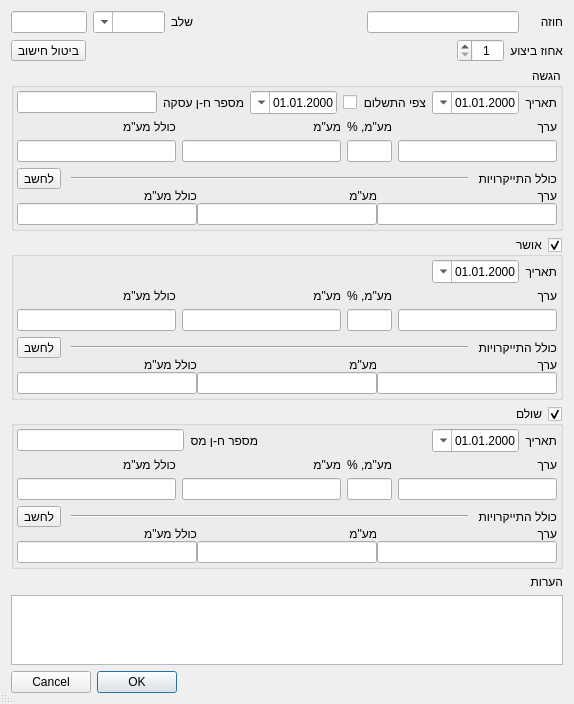
<?xml version="1.0" encoding="UTF-8"?>
<ui version="4.0">
 <class>ContractCheck</class>
 <widget class="QDialog" name="ContractCheck">
  <property name="geometry">
   <rect>
    <x>0</x>
    <y>0</y>
    <width>574</width>
    <height>703</height>
   </rect>
  </property>
  <property name="windowTitle">
   <string>Dialog</string>
  </property>
  <property name="layoutDirection">
   <enum>Qt::RightToLeft</enum>
  </property>
  <property name="locale">
   <locale language="Hebrew" country="Israel"/>
  </property>
  <property name="sizeGripEnabled">
   <bool>true</bool>
  </property>
  <layout class="QVBoxLayout" name="verticalLayout_29">
   <item>
    <layout class="QHBoxLayout" name="horizontalLayout_14" stretch="1,4,4,1,0,2">
     <item>
      <widget class="QLabel" name="label_33">
       <property name="text">
        <string>חוזה</string>
       </property>
      </widget>
     </item>
     <item>
      <widget class="QLineEdit" name="leContract">
       <property name="alignment">
        <set>Qt::AlignCenter</set>
       </property>
       <property name="readOnly">
        <bool>true</bool>
       </property>
      </widget>
     </item>
     <item>
      <spacer name="horizontalSpacer_5">
       <property name="orientation">
        <enum>Qt::Horizontal</enum>
       </property>
       <property name="sizeHint" stdset="0">
        <size>
         <width>40</width>
         <height>20</height>
        </size>
       </property>
      </spacer>
     </item>
     <item>
      <widget class="QLabel" name="labelStage">
       <property name="text">
        <string>שלב</string>
       </property>
       <property name="alignment">
        <set>Qt::AlignRight|Qt::AlignTrailing|Qt::AlignVCenter</set>
       </property>
      </widget>
     </item>
     <item>
      <widget class="QComboBox" name="cbStage">
       <property name="minimumSize">
        <size>
         <width>60</width>
         <height>0</height>
        </size>
       </property>
       <property name="maximumSize">
        <size>
         <width>80</width>
         <height>16777215</height>
        </size>
       </property>
       <property name="editable">
        <bool>true</bool>
       </property>
      </widget>
     </item>
     <item>
      <widget class="QLineEdit" name="leStageSimple">
       <property name="minimumSize">
        <size>
         <width>60</width>
         <height>0</height>
        </size>
       </property>
       <property name="maximumSize">
        <size>
         <width>80</width>
         <height>16777215</height>
        </size>
       </property>
       <property name="alignment">
        <set>Qt::AlignCenter</set>
       </property>
       <property name="readOnly">
        <bool>true</bool>
       </property>
      </widget>
     </item>
    </layout>
   </item>
   <item>
    <layout class="QHBoxLayout" name="horizontalLayout">
     <item>
      <widget class="QLabel" name="label">
       <property name="text">
        <string>אחוז ביצוע</string>
       </property>
      </widget>
     </item>
     <item>
      <widget class="QSpinBox" name="spinBox">
       <property name="alignment">
        <set>Qt::AlignCenter</set>
       </property>
       <property name="minimum">
        <number>1</number>
       </property>
       <property name="maximum">
        <number>100</number>
       </property>
      </widget>
     </item>
     <item>
      <spacer name="horizontalSpacer">
       <property name="orientation">
        <enum>Qt::Horizontal</enum>
       </property>
       <property name="sizeHint" stdset="0">
        <size>
         <width>40</width>
         <height>20</height>
        </size>
       </property>
      </spacer>
     </item>
     <item>
      <widget class="QToolButton" name="toolButton_4">
       <property name="text">
        <string>ביטול חישוב</string>
       </property>
      </widget>
     </item>
    </layout>
   </item>
   <item>
    <widget class="QGroupBox" name="groupBox">
     <property name="title">
      <string>הגשה</string>
     </property>
     <layout class="QVBoxLayout" name="verticalLayout_4">
      <property name="leftMargin">
       <number>3</number>
      </property>
      <property name="topMargin">
       <number>3</number>
      </property>
      <property name="rightMargin">
       <number>3</number>
      </property>
      <property name="bottomMargin">
       <number>3</number>
      </property>
      <item>
       <layout class="QHBoxLayout" name="horizontalLayout_2">
        <item>
         <widget class="QLabel" name="label_2">
          <property name="text">
           <string>תאריך</string>
          </property>
         </widget>
        </item>
        <item>
         <widget class="QDateEdit" name="dePod">
          <property name="layoutDirection">
           <enum>Qt::RightToLeft</enum>
          </property>
          <property name="displayFormat">
           <string>yyyy.MM.dd</string>
          </property>
          <property name="calendarPopup">
           <bool>true</bool>
          </property>
         </widget>
        </item>
        <item>
         <widget class="QLabel" name="lblDeExpect">
          <property name="text">
           <string>צפי התשלום</string>
          </property>
         </widget>
        </item>
        <item>
         <widget class="QCheckBox" name="cbDeExpect">
          <property name="text">
           <string/>
          </property>
         </widget>
        </item>
        <item>
         <widget class="QDateEdit" name="deExpect">
          <property name="layoutDirection">
           <enum>Qt::RightToLeft</enum>
          </property>
          <property name="displayFormat">
           <string>yyyy.MM.dd</string>
          </property>
          <property name="calendarPopup">
           <bool>true</bool>
          </property>
         </widget>
        </item>
        <item>
         <widget class="QLabel" name="label_30">
          <property name="text">
           <string>מספר ח-ן עסקה</string>
          </property>
         </widget>
        </item>
        <item>
         <widget class="QLineEdit" name="leInvoice">
          <property name="alignment">
           <set>Qt::AlignCenter</set>
          </property>
         </widget>
        </item>
       </layout>
      </item>
      <item>
       <layout class="QHBoxLayout" name="horizontalLayout_5" stretch="8,2,8,8">
        <item>
         <layout class="QVBoxLayout" name="verticalLayout_5">
          <item>
           <widget class="QLabel" name="label_5">
            <property name="text">
             <string>ערך</string>
            </property>
           </widget>
          </item>
          <item>
           <widget class="QLineEdit" name="leSum">
            <property name="contextMenuPolicy">
             <enum>Qt::CustomContextMenu</enum>
            </property>
            <property name="alignment">
             <set>Qt::AlignRight|Qt::AlignTrailing|Qt::AlignVCenter</set>
            </property>
           </widget>
          </item>
         </layout>
        </item>
        <item>
         <layout class="QVBoxLayout" name="verticalLayout_9">
          <item>
           <widget class="QLabel" name="label_9">
            <property name="text">
             <string>מע&quot;מ, %</string>
            </property>
           </widget>
          </item>
          <item>
           <widget class="QLineEdit" name="leNdsPerCent">
            <property name="alignment">
             <set>Qt::AlignCenter</set>
            </property>
           </widget>
          </item>
         </layout>
        </item>
        <item>
         <layout class="QVBoxLayout" name="verticalLayout_6">
          <item>
           <widget class="QLabel" name="label_6">
            <property name="text">
             <string>מע&quot;מ</string>
            </property>
           </widget>
          </item>
          <item>
           <widget class="QLineEdit" name="leSumNds">
            <property name="contextMenuPolicy">
             <enum>Qt::CustomContextMenu</enum>
            </property>
            <property name="alignment">
             <set>Qt::AlignRight|Qt::AlignTrailing|Qt::AlignVCenter</set>
            </property>
           </widget>
          </item>
         </layout>
        </item>
        <item>
         <layout class="QVBoxLayout" name="verticalLayout_7">
          <item>
           <widget class="QLabel" name="label_7">
            <property name="text">
             <string>כולל מע&quot;מ</string>
            </property>
           </widget>
          </item>
          <item>
           <widget class="QLineEdit" name="leSumFull">
            <property name="contextMenuPolicy">
             <enum>Qt::CustomContextMenu</enum>
            </property>
            <property name="alignment">
             <set>Qt::AlignRight|Qt::AlignTrailing|Qt::AlignVCenter</set>
            </property>
           </widget>
          </item>
         </layout>
        </item>
       </layout>
      </item>
      <item>
       <layout class="QVBoxLayout" name="verticalLayout">
        <property name="spacing">
         <number>0</number>
        </property>
        <item>
         <layout class="QHBoxLayout" name="horizontalLayout_4" stretch="0,10,0">
          <property name="spacing">
           <number>10</number>
          </property>
          <item>
           <widget class="QLabel" name="label_4">
            <property name="text">
             <string>כולל התייקרויות</string>
            </property>
           </widget>
          </item>
          <item>
           <widget class="Line" name="line">
            <property name="orientation">
             <enum>Qt::Horizontal</enum>
            </property>
           </widget>
          </item>
          <item>
           <widget class="QToolButton" name="toolButton">
            <property name="text">
             <string>לחשב</string>
            </property>
           </widget>
          </item>
         </layout>
        </item>
        <item>
         <layout class="QHBoxLayout" name="horizontalLayout_7" stretch="8,8,8">
          <item>
           <layout class="QVBoxLayout" name="verticalLayout_8">
            <item>
             <widget class="QLabel" name="label_14">
              <property name="text">
               <string>ערך</string>
              </property>
             </widget>
            </item>
            <item>
             <widget class="QLineEdit" name="leSumIndexed">
              <property name="alignment">
               <set>Qt::AlignRight|Qt::AlignTrailing|Qt::AlignVCenter</set>
              </property>
             </widget>
            </item>
           </layout>
          </item>
          <item>
           <layout class="QVBoxLayout" name="verticalLayout_17">
            <item>
             <widget class="QLabel" name="label_16">
              <property name="text">
               <string>מע&quot;מ</string>
              </property>
             </widget>
            </item>
            <item>
             <widget class="QLineEdit" name="leSumNdsIndexed">
              <property name="alignment">
               <set>Qt::AlignRight|Qt::AlignTrailing|Qt::AlignVCenter</set>
              </property>
             </widget>
            </item>
           </layout>
          </item>
          <item>
           <layout class="QVBoxLayout" name="verticalLayout_18">
            <item>
             <widget class="QLabel" name="label_17">
              <property name="text">
               <string>כולל מע&quot;מ</string>
              </property>
             </widget>
            </item>
            <item>
             <widget class="QLineEdit" name="leSumFullIndexed">
              <property name="alignment">
               <set>Qt::AlignRight|Qt::AlignTrailing|Qt::AlignVCenter</set>
              </property>
             </widget>
            </item>
           </layout>
          </item>
         </layout>
        </item>
       </layout>
      </item>
     </layout>
    </widget>
   </item>
   <item>
    <widget class="QGroupBox" name="gbSigned">
     <property name="title">
      <string>אושר</string>
     </property>
     <property name="checkable">
      <bool>true</bool>
     </property>
     <property name="checked">
      <bool>true</bool>
     </property>
     <layout class="QVBoxLayout" name="verticalLayout_10">
      <property name="leftMargin">
       <number>3</number>
      </property>
      <property name="topMargin">
       <number>3</number>
      </property>
      <property name="rightMargin">
       <number>3</number>
      </property>
      <property name="bottomMargin">
       <number>3</number>
      </property>
      <item>
       <layout class="QHBoxLayout" name="horizontalLayout_3">
        <item>
         <widget class="QLabel" name="label_3">
          <property name="text">
           <string>תאריך</string>
          </property>
         </widget>
        </item>
        <item>
         <widget class="QDateEdit" name="deSignDate">
          <property name="layoutDirection">
           <enum>Qt::RightToLeft</enum>
          </property>
          <property name="displayFormat">
           <string>yyyy.MM.dd</string>
          </property>
          <property name="calendarPopup">
           <bool>true</bool>
          </property>
         </widget>
        </item>
        <item>
         <spacer name="horizontalSpacer_3">
          <property name="orientation">
           <enum>Qt::Horizontal</enum>
          </property>
          <property name="sizeHint" stdset="0">
           <size>
            <width>40</width>
            <height>20</height>
           </size>
          </property>
         </spacer>
        </item>
       </layout>
      </item>
      <item>
       <layout class="QHBoxLayout" name="horizontalLayout_6" stretch="8,2,8,8">
        <item>
         <layout class="QVBoxLayout" name="verticalLayout_12">
          <item>
           <widget class="QLabel" name="label_8">
            <property name="text">
             <string>ערך</string>
            </property>
           </widget>
          </item>
          <item>
           <widget class="QLineEdit" name="leSignSum">
            <property name="alignment">
             <set>Qt::AlignRight|Qt::AlignTrailing|Qt::AlignVCenter</set>
            </property>
           </widget>
          </item>
         </layout>
        </item>
        <item>
         <layout class="QVBoxLayout" name="verticalLayout_13">
          <item>
           <widget class="QLabel" name="label_10">
            <property name="text">
             <string>מע&quot;מ, %</string>
            </property>
           </widget>
          </item>
          <item>
           <widget class="QLineEdit" name="leSignNdsPerCent">
            <property name="alignment">
             <set>Qt::AlignCenter</set>
            </property>
           </widget>
          </item>
         </layout>
        </item>
        <item>
         <layout class="QVBoxLayout" name="verticalLayout_14">
          <item>
           <widget class="QLabel" name="label_11">
            <property name="text">
             <string>מע&quot;מ</string>
            </property>
           </widget>
          </item>
          <item>
           <widget class="QLineEdit" name="leSignSumNds">
            <property name="alignment">
             <set>Qt::AlignRight|Qt::AlignTrailing|Qt::AlignVCenter</set>
            </property>
           </widget>
          </item>
         </layout>
        </item>
        <item>
         <layout class="QVBoxLayout" name="verticalLayout_15">
          <item>
           <widget class="QLabel" name="label_12">
            <property name="text">
             <string>כולל מע&quot;מ</string>
            </property>
           </widget>
          </item>
          <item>
           <widget class="QLineEdit" name="leSignSumFull">
            <property name="alignment">
             <set>Qt::AlignRight|Qt::AlignTrailing|Qt::AlignVCenter</set>
            </property>
           </widget>
          </item>
         </layout>
        </item>
       </layout>
      </item>
      <item>
       <layout class="QVBoxLayout" name="verticalLayout_2">
        <property name="spacing">
         <number>0</number>
        </property>
        <item>
         <layout class="QHBoxLayout" name="horizontalLayout_8" stretch="0,10,0">
          <property name="spacing">
           <number>10</number>
          </property>
          <item>
           <widget class="QLabel" name="label_15">
            <property name="text">
             <string>כולל התייקרויות</string>
            </property>
           </widget>
          </item>
          <item>
           <widget class="Line" name="line_2">
            <property name="orientation">
             <enum>Qt::Horizontal</enum>
            </property>
           </widget>
          </item>
          <item>
           <widget class="QToolButton" name="toolButton_2">
            <property name="text">
             <string>לחשב</string>
            </property>
           </widget>
          </item>
         </layout>
        </item>
        <item>
         <layout class="QHBoxLayout" name="horizontalLayout_9" stretch="8,8,8">
          <item>
           <layout class="QVBoxLayout" name="verticalLayout_11">
            <item>
             <widget class="QLabel" name="label_18">
              <property name="text">
               <string>ערך</string>
              </property>
             </widget>
            </item>
            <item>
             <widget class="QLineEdit" name="leSignSumIndexed">
              <property name="alignment">
               <set>Qt::AlignRight|Qt::AlignTrailing|Qt::AlignVCenter</set>
              </property>
             </widget>
            </item>
           </layout>
          </item>
          <item>
           <layout class="QVBoxLayout" name="verticalLayout_19">
            <item>
             <widget class="QLabel" name="label_19">
              <property name="text">
               <string>מע&quot;מ</string>
              </property>
             </widget>
            </item>
            <item>
             <widget class="QLineEdit" name="leSignSumNdsIndexed">
              <property name="alignment">
               <set>Qt::AlignRight|Qt::AlignTrailing|Qt::AlignVCenter</set>
              </property>
             </widget>
            </item>
           </layout>
          </item>
          <item>
           <layout class="QVBoxLayout" name="verticalLayout_20">
            <item>
             <widget class="QLabel" name="label_20">
              <property name="text">
               <string>כולל מע&quot;מ</string>
              </property>
             </widget>
            </item>
            <item>
             <widget class="QLineEdit" name="leSignSumFullIndexed">
              <property name="alignment">
               <set>Qt::AlignRight|Qt::AlignTrailing|Qt::AlignVCenter</set>
              </property>
             </widget>
            </item>
           </layout>
          </item>
         </layout>
        </item>
       </layout>
      </item>
     </layout>
    </widget>
   </item>
   <item>
    <widget class="QGroupBox" name="gbPayed">
     <property name="title">
      <string>שולם</string>
     </property>
     <property name="checkable">
      <bool>true</bool>
     </property>
     <property name="checked">
      <bool>true</bool>
     </property>
     <layout class="QVBoxLayout" name="verticalLayout_21">
      <property name="leftMargin">
       <number>3</number>
      </property>
      <property name="topMargin">
       <number>3</number>
      </property>
      <property name="rightMargin">
       <number>3</number>
      </property>
      <property name="bottomMargin">
       <number>3</number>
      </property>
      <item>
       <layout class="QHBoxLayout" name="horizontalLayout_10">
        <item>
         <widget class="QLabel" name="label_21">
          <property name="text">
           <string>תאריך</string>
          </property>
         </widget>
        </item>
        <item>
         <widget class="QDateEdit" name="dePayDate">
          <property name="layoutDirection">
           <enum>Qt::RightToLeft</enum>
          </property>
          <property name="displayFormat">
           <string>yyyy.MM.dd</string>
          </property>
          <property name="calendarPopup">
           <bool>true</bool>
          </property>
         </widget>
        </item>
        <item>
         <spacer name="horizontalSpacer_4">
          <property name="orientation">
           <enum>Qt::Horizontal</enum>
          </property>
          <property name="sizeHint" stdset="0">
           <size>
            <width>40</width>
            <height>20</height>
           </size>
          </property>
         </spacer>
        </item>
        <item>
         <widget class="QLabel" name="label_31">
          <property name="text">
           <string>מספר ח-ן מס</string>
          </property>
         </widget>
        </item>
        <item>
         <widget class="QLineEdit" name="lePayInvoice">
          <property name="alignment">
           <set>Qt::AlignCenter</set>
          </property>
         </widget>
        </item>
       </layout>
      </item>
      <item>
       <layout class="QHBoxLayout" name="horizontalLayout_11" stretch="8,2,8,8">
        <item>
         <layout class="QVBoxLayout" name="verticalLayout_22">
          <item>
           <widget class="QLabel" name="label_22">
            <property name="text">
             <string>ערך</string>
            </property>
           </widget>
          </item>
          <item>
           <widget class="QLineEdit" name="lePaySum">
            <property name="alignment">
             <set>Qt::AlignRight|Qt::AlignTrailing|Qt::AlignVCenter</set>
            </property>
           </widget>
          </item>
         </layout>
        </item>
        <item>
         <layout class="QVBoxLayout" name="verticalLayout_23">
          <item>
           <widget class="QLabel" name="label_23">
            <property name="text">
             <string>מע&quot;מ, %</string>
            </property>
           </widget>
          </item>
          <item>
           <widget class="QLineEdit" name="lePayNdsPerCent">
            <property name="alignment">
             <set>Qt::AlignCenter</set>
            </property>
           </widget>
          </item>
         </layout>
        </item>
        <item>
         <layout class="QVBoxLayout" name="verticalLayout_24">
          <item>
           <widget class="QLabel" name="label_24">
            <property name="text">
             <string>מע&quot;מ</string>
            </property>
           </widget>
          </item>
          <item>
           <widget class="QLineEdit" name="lePaySumNds">
            <property name="alignment">
             <set>Qt::AlignRight|Qt::AlignTrailing|Qt::AlignVCenter</set>
            </property>
           </widget>
          </item>
         </layout>
        </item>
        <item>
         <layout class="QVBoxLayout" name="verticalLayout_25">
          <item>
           <widget class="QLabel" name="label_25">
            <property name="text">
             <string>כולל מע&quot;מ</string>
            </property>
           </widget>
          </item>
          <item>
           <widget class="QLineEdit" name="lePaySumFull">
            <property name="alignment">
             <set>Qt::AlignRight|Qt::AlignTrailing|Qt::AlignVCenter</set>
            </property>
           </widget>
          </item>
         </layout>
        </item>
       </layout>
      </item>
      <item>
       <layout class="QVBoxLayout" name="verticalLayout_3">
        <property name="spacing">
         <number>0</number>
        </property>
        <item>
         <layout class="QHBoxLayout" name="horizontalLayout_12" stretch="0,10,0">
          <property name="spacing">
           <number>10</number>
          </property>
          <item>
           <widget class="QLabel" name="label_26">
            <property name="text">
             <string>כולל התייקרויות</string>
            </property>
           </widget>
          </item>
          <item>
           <widget class="Line" name="line_3">
            <property name="orientation">
             <enum>Qt::Horizontal</enum>
            </property>
           </widget>
          </item>
          <item>
           <widget class="QToolButton" name="toolButton_3">
            <property name="text">
             <string>לחשב</string>
            </property>
           </widget>
          </item>
         </layout>
        </item>
        <item>
         <layout class="QHBoxLayout" name="horizontalLayout_13" stretch="8,8,8">
          <item>
           <layout class="QVBoxLayout" name="verticalLayout_26">
            <item>
             <widget class="QLabel" name="label_27">
              <property name="text">
               <string>ערך</string>
              </property>
             </widget>
            </item>
            <item>
             <widget class="QLineEdit" name="lePaySumIndexed">
              <property name="alignment">
               <set>Qt::AlignRight|Qt::AlignTrailing|Qt::AlignVCenter</set>
              </property>
             </widget>
            </item>
           </layout>
          </item>
          <item>
           <layout class="QVBoxLayout" name="verticalLayout_27">
            <item>
             <widget class="QLabel" name="label_28">
              <property name="text">
               <string>מע&quot;מ</string>
              </property>
             </widget>
            </item>
            <item>
             <widget class="QLineEdit" name="lePaySumNdsIndexed">
              <property name="alignment">
               <set>Qt::AlignRight|Qt::AlignTrailing|Qt::AlignVCenter</set>
              </property>
             </widget>
            </item>
           </layout>
          </item>
          <item>
           <layout class="QVBoxLayout" name="verticalLayout_28">
            <item>
             <widget class="QLabel" name="label_29">
              <property name="text">
               <string>כולל מע&quot;מ</string>
              </property>
             </widget>
            </item>
            <item>
             <widget class="QLineEdit" name="lePaySumFullIndexed">
              <property name="alignment">
               <set>Qt::AlignRight|Qt::AlignTrailing|Qt::AlignVCenter</set>
              </property>
             </widget>
            </item>
           </layout>
          </item>
         </layout>
        </item>
       </layout>
      </item>
     </layout>
    </widget>
   </item>
   <item>
    <layout class="QVBoxLayout" name="verticalLayout_16">
     <item>
      <widget class="QLabel" name="label_13">
       <property name="text">
        <string>הערות</string>
       </property>
      </widget>
     </item>
     <item>
      <widget class="QTextEdit" name="ptComments">
       <property name="html">
        <string>&lt;!DOCTYPE HTML PUBLIC &quot;-//W3C//DTD HTML 4.0//EN&quot; &quot;http://www.w3.org/TR/REC-html40/strict.dtd&quot;&gt;
&lt;html&gt;&lt;head&gt;&lt;meta name=&quot;qrichtext&quot; content=&quot;1&quot; /&gt;&lt;style type=&quot;text/css&quot;&gt;
p, li { white-space: pre-wrap; }
&lt;/style&gt;&lt;/head&gt;&lt;body style=&quot; font-family:'MS Shell Dlg 2'; font-size:8.25pt; font-weight:400; font-style:normal;&quot;&gt;
&lt;p align=&quot;right&quot; style=&quot;-qt-paragraph-type:empty; margin-top:0px; margin-bottom:0px; margin-left:0px; margin-right:0px; -qt-block-indent:0; text-indent:0px; font-size:8pt;&quot;&gt;&lt;br /&gt;&lt;/p&gt;&lt;/body&gt;&lt;/html&gt;</string>
       </property>
       <property name="acceptRichText">
        <bool>false</bool>
       </property>
      </widget>
     </item>
    </layout>
   </item>
   <item>
    <widget class="QDialogButtonBox" name="buttonBox">
     <property name="orientation">
      <enum>Qt::Horizontal</enum>
     </property>
     <property name="standardButtons">
      <set>QDialogButtonBox::Cancel|QDialogButtonBox::Ok</set>
     </property>
    </widget>
   </item>
  </layout>
  <action name="actionCopy_URL">
   <property name="text">
    <string>Copy recalc URL</string>
   </property>
  </action>
  <action name="actionCopy_URLVat">
   <property name="text">
    <string>Copy recalc URL</string>
   </property>
  </action>
  <action name="actionCopy_URLFull">
   <property name="text">
    <string>Copy recalc URL</string>
   </property>
  </action>
  <action name="actionOpen_URL">
   <property name="text">
    <string>Open recalc URL</string>
   </property>
  </action>
  <action name="actionOpen_URLVat">
   <property name="text">
    <string>Open recalc URL</string>
   </property>
  </action>
  <action name="actionOpen_URLFull">
   <property name="text">
    <string>Open recalc URL</string>
   </property>
  </action>
 </widget>
 <resources/>
 <connections>
  <connection>
   <sender>buttonBox</sender>
   <signal>accepted()</signal>
   <receiver>ContractCheck</receiver>
   <slot>Accept()</slot>
   <hints>
    <hint type="sourcelabel">
     <x>257</x>
     <y>693</y>
    </hint>
    <hint type="destinationlabel">
     <x>157</x>
     <y>274</y>
    </hint>
   </hints>
  </connection>
  <connection>
   <sender>buttonBox</sender>
   <signal>rejected()</signal>
   <receiver>ContractCheck</receiver>
   <slot>reject()</slot>
   <hints>
    <hint type="sourcelabel">
     <x>290</x>
     <y>693</y>
    </hint>
    <hint type="destinationlabel">
     <x>286</x>
     <y>274</y>
    </hint>
   </hints>
  </connection>
 </connections>
 <slots>
  <slot>Accept()</slot>
 </slots>
</ui>
